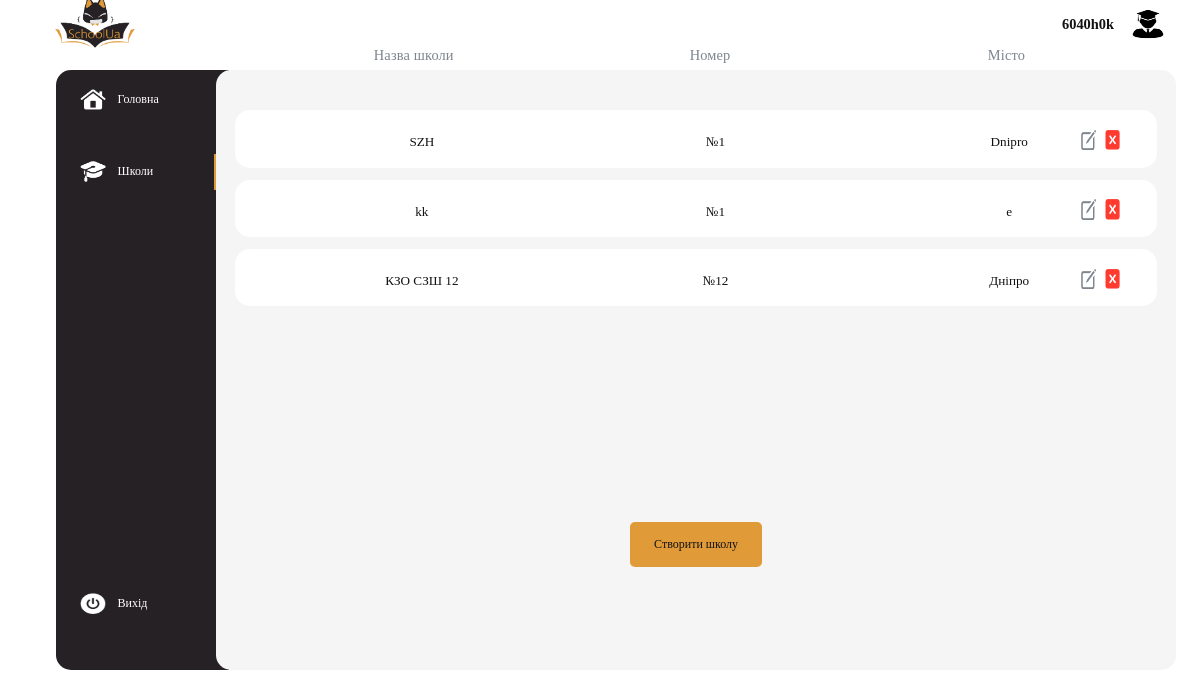
Screenshot of /schools/ (signed in) with the database file from the repository.
### MainApp/models.py (models this page shows)
class School(models.Model):
    title = models.CharField(max_length=255)
    number = models.IntegerField()
    town = models.CharField(max_length=255)
    clases = models.JSONField()
    lessons = models.JSONField()
    teachers = models.JSONField()
    class_form = models.JSONField()
    lesson_form = models.JSONField()
    password = models.CharField(max_length=255)
    login = models.CharField(max_length=255, default=' ')
    email = models.CharField(max_length=255, default=' ')
    adress = models.CharField(max_length=255, default='Не вказано')
    school_type = models.CharField(max_length=255, default='Не вказано')
    school_director = models.CharField(max_length=255, default='Не вказано')
    school_profil = models.CharField(max_length=255, default='Не вказано')
    school_site = models.CharField(max_length=255, default='none')
    school_phone = models.CharField(max_length=255, default='none')
    facebook = models.CharField(max_length=255, default='Не вказано')
    instagram = models.CharField(max_length=255, default='Не вказано')
    time_create = models.DateTimeField(auto_now_add = True)
    time_update = models.DateTimeField(auto_now= True)
    news_text1 = models.CharField(max_length=1000, default='На цьому місці ви можете дізнатися останні новини вашої школи')
    news_text2 = models.CharField(max_length=1000, default='А це на випадок якщо новин занадто багато')

### MainApp/views.py (the view, shortened to what this page needs)
# urls.py: path('schools/', Schoolswork.as_view(), name = "schools"),
class Schoolswork(TemplateView):
    template_name = "MainApp/schools.html"
    id = -1
    errortext = 0
    def dispatch(self, request):
        make = False
        id_school_for_info_form = None
        tmp = buttons_menu(request)
        if tmp != None:
            return redirect(tmp)
        if request.user.is_superuser:
            info_for_edit = None
            school = School.objects.all()
            return render(request, self.template_name, context= {"school": school, 'range': school, 'make':make,
                        'select_menu':1, 'type_menu':1, 'info_for_edit':info_for_edit, 'account':check_account(request,None),
                        'id_school_for_info_form':id_school_for_info_form})
        else:
            if request.user.is_authenticated:
                logout(request)
            return redirect('/auth')

### MainApp/templates/MainApp/schools.html (shortened to what this page needs)
{% extends 'MainApp/base.html' %}
{% load static %}
{% block content %}
<main class='base_main'>
    <ul class="ul_named">
        <li class="li_named">
            <h3 class="h3_named">
                Назва школи
            </h3>
        </li>
        <li class="li_named">
            <h3 class="h3_named">
                Номер
            </h3>
        </li>
        <li class="li_named">
            <h3 class="h3_named">
                Місто
            </h3>
        </li>
    </ul>
    <div class="div_schools">
        <ul class='ul_schools'>
            {% for i in range %}
            <li class="li_schools">
                <form action="" class="form_school" method="POST">
                        <div class='button_schools'>
                            <ul class='ul_school'>
                                <li class="li_school">
                                    {{i.title}}
                                </li>
                                <li class="li_school">
                                    №{{i.number}}
                                </li>
                                <li class="li_school">
                                    {{i.town}}
                                </li>
                            </ul>
                        </div>
                        <button name="button_edit" value="{{i.id}}" class="button_edit_school">
                            <img src="{% static 'image/edit.png' %}" alt="">
                        </button>
                        <button name="button_del" value="{{i.id}}"class="button_del_school">
                            <img src="{% static 'image/del.png' %}" alt="">
                        </button>
                        <button name='id'  value="{{i.id}}" class="disable_error">Переглянути</button>
                </form>
            </li>
            {% endfor %}
        </ul>
    </div>
    <p class="p_make_school">
        {% if perms.MainApp.show_school %}
        <form action="" method="POST">
            <button  class="button_make_school" name='make' value="1">Cтворити школу</button>
        </form>
        {% endif %}
    </p>
</main>
{% endblock %}

### MainApp/templates/MainApp/base.html (shortened to what this page needs)
{% load static %}
<!DOCTYPE html>
<html lang="en">
<head>
    <link rel="stylesheet" href="{% static 'base.css' %}" type="text/css">
    <link rel="stylesheet" href="{% static 'schools.css' %}" type="text/css">
    <link rel="stylesheet" href="{% static 'home.css' %}" type="text/css">
    <link rel="stylesheet" href="{% static 'auth.css' %}" type="text/css">
    <link rel="stylesheet" href="{% static 'school.css' %}" type="text/css">
    <link rel="stylesheet" href="{% static 'class.css' %}" type="text/css">
    <link rel="stylesheet" href="{% static 'schadult.css' %}" type="text/css">
    <link rel="stylesheet" href="{% static 'about_us.css' %}" type="text/css">
    <link rel="stylesheet" href="{% static 'about_site.css' %}" type="text/css">
    <link rel="stylesheet" href="{% static 'contacts.css' %}" type="text/css">
    <link rel="stylesheet" href="{% static 'student.css' %}" type="text/css">
    <link rel="stylesheet" href="{% static 'teacher.css' %}" type="text/css">
    <link rel="stylesheet" href="{% static 'school_contacts.css' %}" type="text/css">
    <link rel="stylesheet" href="{% static 'school_info.css' %}" type="text/css">
    <link rel="stylesheet" href="{% static 'marks.css' %}" type="text/css">
    </head>
    <body>
        {% block main-menu %}
        {% if request.user.is_authenticated %}
        <form action="" method="POST" class="account_form">
            <button class="account_button" name="account" value="{{account.value}}">{{account.name}}</button>
            <button class="account_button" name="account" value="{{account.value}}"><img class = 'account_img' src="{% static 'image/acc.png' %}" alt=""></button>
        </form>
        {% endif %}
        <img src="{% static 'image/logo.png' %}" class="logo" alt="">
        <nav class="menu">
          <ul class="menu_ul">
                {% if select_menu == 0 %}
                    <div class="menu_div_selected">
                {% else %}
                    <div class="menu_div">
                {% endif %}
                    <form action="" method="GET" class="menu_form">
                        <button class="menu_a" name='button_id_menu' value="1">
                            <li class="menu_li">
                                <span   class="menu_span">
                                    <img class="menu_icon" src="{% static 'image/home.png' %}" alt="">
                                    <p class="menu_text">Головна</p>
                                </span>
                            </li>
                        </button>
                    </form>
                    </div>
                {% if request.user.is_authenticated %}
                {% if select_menu == 1 %}
                    <div class="menu_div_selected">
                {% else %}
                    <div class="menu_div">
                {% endif %}
                    <form action="" method="GET" class="menu_form">
                        <button class="menu_a" name='button_id_menu' value="2">
                            <li class="menu_li">
                                <span   class="menu_span">
                                    <img class="menu_icon" src="{% static 'image/school.png' %}" alt="">
                                    {% if type_menu == 1 %}
                                    <p class="menu_text">Школи</p>
                                    {% else %}
                                    <p class="menu_text">Школа</p>
                                    {% endif %}
                                </span>
                            </li>
                        </button>
                    </form>
                    </div>
                {% endif %}
                {% if perms.MainApp.show_school %}
                    {% if select_menu == 2 %}
                        <div class="menu_div_selected">
                    {% else %}
                        <div class="menu_div">
                    {% endif %}
                        <form action="" method="GET" class="menu_form">
                        </form>
                        </div>
                {% endif %}
                {% if perms.MainApp.teacher or perms.MainApp.show_school %}
                    {% if select_menu == 3 %}
                        <div class="menu_div_selected">
                    {% else %}
                        <div class="menu_div">
                    {% endif %}
                    <form action="" method="GET" class="menu_form">
                    </form>
                    </div>
                {% endif %}
                {% if request.user.is_authenticated %}
                    {% if select_menu == 4 %}
                        <div class="menu_div_selected">
                    {% else %}
                        <div class="menu_div">
                    {% endif %}
                    <form action="" method="GET" class="menu_form">
                    </form>
                    </div>
                {% endif %}
                {% if perms.MainApp.teacher or perms.MainApp.show_school %}
                    {% if select_menu == 5 %}
                        <div class="menu_div_selected">
                    {% else %}
                        <div class="menu_div">
                    {% endif %}
                    <form action="" method="GET" class="menu_form">
                    </form>
                        </div>
                {% endif %}
                {% if select_menu == 6 %}
                    <div class="menu_div_selected">
                {% else %}
                    <div class="menu_div">
                {% endif %}
                <form action="" method="GET" class="menu_form">
                </form>
                    </div>
                {% if select_menu == 7 %}
                    <div class="menu_div_selected">
                {% else %}
                    <div class="menu_div">
                {% endif %}
                <form action="" method="GET" class="menu_form">
                    <button class="menu_a" name='button_id_menu' value="8">
                        <li class="menu_li">
                            <span   class="menu_span">
                                    {% if request.user.is_authenticated %}
                                    <img class="menu_icon" src="{% static 'image/exit.png' %}" alt="">
                                    <p class="menu_text">Вихід</p>
                                    {% else %}
                                    <ion-icon class="menu_icon" name="enter-outline"></ion-icon>
                                        <p class="menu_text">Вхід</p>
                                    {% endif %}
                            </span>
                        </li>
                    </button>
                </form>
                    </div>
          </ul>
        </nav>
        {% endblock main-menu %}
        {% block content %}
        {% endblock %}
    </body>
</html>

### MainApp/static/base.css (style rules this page uses)
* { text-transform: none; }
li { text-transform: none; }
body { overflow-y: auto; overflow-x: hidden; }
.menu { position: absolute; width: 14.4vw; height: 50vw; left: 4.7vw; top: 4.4em; background: #252124; border-radius: 15px 0px 0px 15px; }
.base_main { position: absolute; display: flex; justify-content: center; flex-direction: column; text-align: center; width: 80vw; height: 50vw; left: 18vw; top: 4.4em; background: #F5F5F5; border-radius: 15px; }
.menu_icon { margin-left: 2vw; margin-right: 1vw; width: 2.1vw; height: 1.8vw; text-align: center; font-family: 'SF Pro'; font-style: normal; font-weight: 510; font-size: 2vw; line-height: 2.26vw; color: #FFFFFF; }
.menu_ul { margin-top: -2vw; position: relative; padding: 0; list-style-type: none; }
.menu_li { margin-left: 0; align-items: center; }
.menu_div { width: 91%; margin-top: 3vw; margin-bottom: 3vw; height: 3vw; }
.menu_div_selected { margin-top: 3vw; margin-bottom: 3vw; width: 91%; height: 3vw; border-right: 0.2vw solid #E19A38 ; }
.menu_form { position: relative; width: 100%; height: 100%; }
.menu_span { display: flex; position: relative; margin-top: 0.5vw; align-items: center; }
.menu_a { position: relative; display: block; padding: 0; margin: 0; border: 0; background-color: transparent; height: 2.38vw; width: 100%; }
.logo { position: absolute; width: 7.5vw; height: 4.7vw; left: 4.2vw; top: -0.4em; }
.menu_text { margin: 0; left: 2vw; top: -2vw; font-family: 'Gilroy'; font-style: normal; font-weight: 500; font-size: 1vw; line-height: 0.8vw; text-align: left; color: #FFFFFF; }
.account_form { display: flex; position: absolute; width: 10vw; height: 3vw; right: 2vw; top: 0.5vw; }
.account_img { position: relative; width: 100%; height: 100%; }
.account_button { position: relative; width: 100%; height: 100%; border: 0; background-color: transparent; font-family: 'Gilroy'; font-style: normal; font-weight: 600; font-size: 1.2vw; line-height: 1vw; text-align: left; color: #121212; }

### MainApp/static/schools.css (style rules this page uses)
.ul_named { list-style-type: none; position: absolute; width: 78.4vw; margin: 0; top: -3vw; margin-left: 0.8vw; display: flex; }
.li_named { width: 31.5%; }
.h3_named { font-family: 'Gilroy'; font-style: normal; font-weight: 500; font-size: 1.2vw; line-height: 1vw; text-align: center; letter-spacing: 0.01em; color: #7E858E; }
.div_schools { overflow-y:auto ; position: relative; margin-left: 1%; width: 78.4vw; height: 70%; }
.ul_schools { position: relative; list-style-type: none; padding-top: 1vw; width: 98%; height: 100%; padding-left: 1%; }
.li_schools { position: relative; width: 100%; height: 4.76vw; margin-top: 1vw; margin-bottom: 1vw; }
.form_school { position: relative; width: 100%; height: 100%; }
.button_schools { position: relative; width: 100%; height: 100%; background: #FFFFFF; border-radius: 15px; border: 0; }
.disable_error { width: 10vw; height: 2vw; position: absolute; left: 33vw; top: 1.3vw; text-align: center; color: transparent; background-color: transparent; border: 0; font-family: 'Gilroy'; font-style: normal; font-weight: 600; font-size: 1.2vw; line-height: 1vw; }
.ul_school { list-style-type: none; display: flex; }
.li_school { position: relative; width: 33.3%; text-align: center; top: 2vw; font-family: 'Gilroy'; font-style: normal; font-weight: 500; font-size: 1.1vw; line-height: 1.4vw; color: #121212; }
.button_make_school { box-sizing: border-box; text-align: center; border: 0; gap: 20px; position: relative; width: 11vw; height: 3.7vw; background: #E19A38; border-radius: 5px; font-family: 'Gilroy'; font-style: normal; font-weight: 500; font-size: 1vw; line-height: 1.25vw; color: #121212; flex: none; order: 0; flex-grow: 0; }
.button_del_school { position: absolute; display: block; width: 2.26vw; height: 2.26vw; left: 72vw; bottom: 1vw; background-color: transparent; border: 0; font-family: 'SF Pro'; font-style: normal; font-weight: 510; font-size: 1.5vw; line-height: 2.5vw; text-decoration: none; color: #FF3B30; }
.button_del_school img { position: relative; width: 100%; height: 80%; }
.button_edit_school { position: absolute; left: 70vw; bottom: 1vw; display: block; width: 2.26vw; height: 2.26vw; background-color: transparent; border: 0; font-family: 'SF Pro'; font-style: normal; font-weight: 510; font-size: 1.5vw; line-height: 2.5vw; text-decoration: none; color: #7E858E; }
.button_edit_school img { position: relative; width: 100%; height: 80%; }

### MainApp/static/auth.css (style rules this page uses)
.base_main { display: flex; justify-content: center; }

### MainApp/static/school.css (style rules this page uses)
.base_main { justify-content: unset; }

### rows the page displays
School: title "SZH", number "1", town "Dnipro", {{ i.id }} 14 (drawn)
School: title "kk", number "1", town "e", {{ i.id }} 17 (drawn)
School: title "КЗО СЗШ 12", number "12", town "Дніпро", {{ i.id }} 18 (drawn)

### other values shown
{{ account.name }} "6040h0k"
